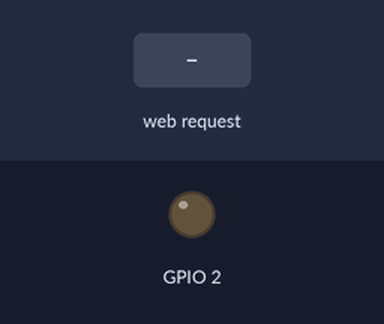
Simulated run of this sketch. Board: ESP32. Shown: output pins drawn as LEDs (lit = HIGH). The test bench sets the inputs (shaded band). WiFi joins after 1.5 s; servers stay silent unless stated; what the sketch prints to the serial monitor is not drawn.

Above: at 2.7 s.
2.8 s: HTTP request GET /led/on received
At 3.1 s:
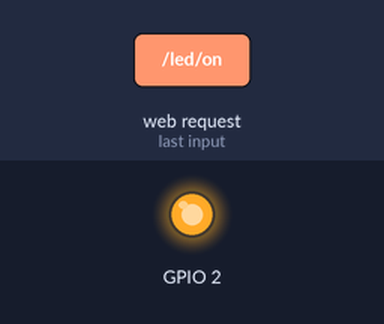
4.3 s: HTTP request GET /led/off received
At 5.5 s:
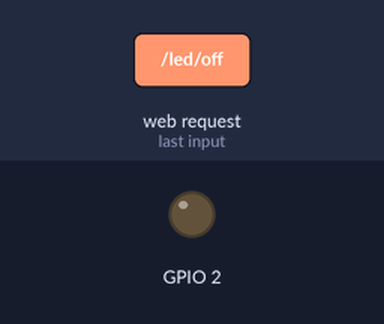
Timing chart, 0 to 7.3 s (numbered marks = the images above; inputs shaded):
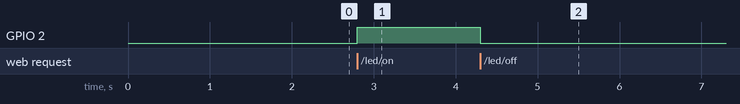

Measured:
- after the input at 2.8 s, GPIO 2: LOW → HIGH at once
- after the input at 4.3 s, GPIO 2: HIGH → LOW at once

The sketch:

Button_input.ino
```cpp
#include <WiFi.h>
#include <WebServer.h>


const char* ssid = "123456789";
const char* pass = "123456789";
String html;
WebServer server(80);


void handleRoot(){

html = "<!DOCTYPE html>";
html += "<html>";
html += "<head>";
html += "<title>Input buttonL</title>";
html += "</head>";
html += "<body>";
html += "<h1 style=\"text-align: center;\" > Press the button</h1>";
html += "<button onclick=\"ON()\"> ON</button>";
html += "<button onclick=\"OFF()\"> OFF</button>";
html += "<script>";
html +="function ON(){fetch(\"/led/on\");}";
html +="function OFF(){fetch(\"/led/off\");}";
html +="</script>";
html +="</body>";
html +="</html>";
server.send(200,"text/html" ,html);
}


void ON(){
  digitalWrite(2,1);
    server.send(200,"text/html" ,html);
}


void OFF(){
    digitalWrite(2,0);
    server.send(200,"text/html" ,html);
}


void setup() {
  //inisialisasi bout rate
Serial.begin(115200);

pinMode(2,OUTPUT);
  //inisialisasi WIFI ssid dan pw
WiFi.begin(ssid,pass);

  Serial.println("menghubungkan ke " + String(ssid));


while(WiFi.status() != WL_CONNECTED){
  Serial.print(".");
}
    Serial.println("");
  Serial.println("IP address: ");
  Serial.println(WiFi.localIP());

  server.on("/", handleRoot);
    server.on("/led/on", ON);
      server.on("/led/off", OFF);
  server.begin();
}

void loop() {
server.handleClient();

}
```
